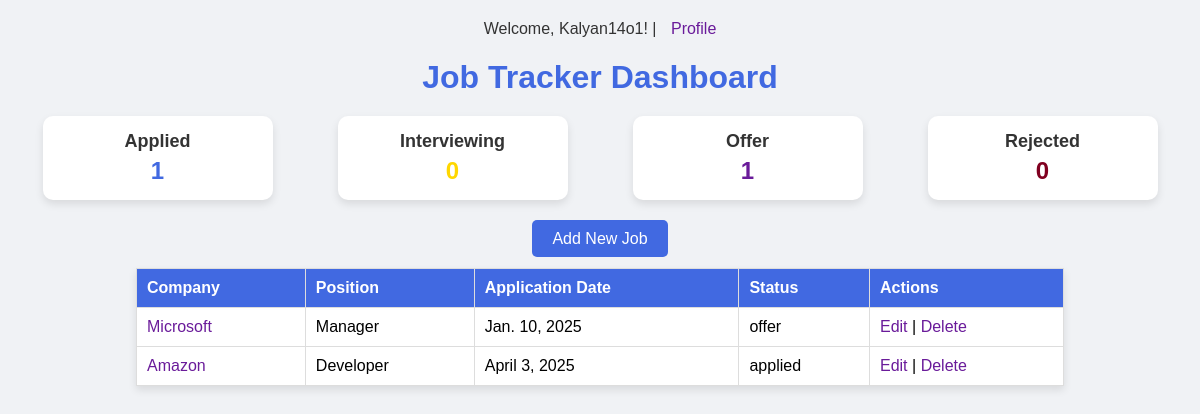
The app's page /jobs/ (signed in) with its own data.
### jobs/models.py (models this page shows, shortened)
class Job(models.Model):
    STATUS_CHOICES = (
        ('applied', 'Applied'),
        ('interview', 'Interviewing'),
        ('offer', 'Offer'),
        ('rejected', 'Rejected'),
    )
    company = models.CharField(max_length=100)
    position = models.CharField(max_length=100)
    application_date = models.DateField()
    status = models.CharField(max_length=20, choices=STATUS_CHOICES, default='applied')
    created_at = models.DateTimeField(auto_now_add=True)
    updated_at = models.DateTimeField(auto_now=True)

### jobs/views.py (the view)
# urls.py: path('', views.index, name='index'),
@login_required
def index(request):
    jobs = Job.objects.order_by('-created_at')
    status_counts = {
        'applied': Job.objects.filter(status='applied').count(),
        'interview': Job.objects.filter(status='interview').count(),
        'offer': Job.objects.filter(status='offer').count(),
        'rejected': Job.objects.filter(status='rejected').count(),
    }
    return render(request, 'jobs/index.html', {'jobs': jobs, 'status_counts': status_counts})

### jobs/templates/jobs/index.html (shortened to what this page needs)
<!DOCTYPE html>
<html>
<head>
</head>
<body>
    <div class="nav">
        {% if user.is_authenticated %}
            <p>Welcome, {{ user.username }}! | <a href="{% url 'jobs:profile' %}">Profile</a></p>
        {% else %}
            <p><a href="{% url 'login' %}">Login</a></p>
        {% endif %}
    </div>
    <h1>Job Tracker Dashboard</h1>
    <div class="status-boxes">
        <div class="status-box">
            <h3>Applied</h3>
            <p class="applied">{{ status_counts.applied }}</p>
        </div>
        <div class="status-box">
            <h3>Interviewing</h3>
            <p class="interview">{{ status_counts.interview }}</p>
        </div>
        <div class="status-box">
            <h3>Offer</h3>
            <p class="offer">{{ status_counts.offer }}</p>
        </div>
        <div class="status-box">
            <h3>Rejected</h3>
            <p class="rejected">{{ status_counts.rejected }}</p>
        </div>
    </div>
    <div class="add-job">
        <a href="{% url 'jobs:create' %}">Add New Job</a>
    </div>
    <table>
        <tr>
            <th>Company</th>
            <th>Position</th>
            <th>Application Date</th>
            <th>Status</th>
            <th>Actions</th>
        </tr>
        {% for job in jobs %}
        <tr>
            <td><a href="{% url 'jobs:show' job.id %}">{{ job.company }}</a></td>
            <td>{{ job.position }}</td>
            <td>{{ job.application_date }}</td>
            <td>{{ job.status }}</td>
            <td>
                <a href="{% url 'jobs:update' job.id %}">Edit</a> |
                <a href="{% url 'jobs:delete' job.id %}">Delete</a>
            </td>
        </tr>
        {% empty %}
        <tr><td colspan="5">No jobs found.</td></tr>
        {% endfor %}
    </table>
</body>
</html>

### jobs/templates/jobs/index.html (style rules this page uses)
body { font-family: 'Arial', sans-serif; background-color: #f0f2f5; margin: 0; padding: 20px; }
.nav { text-align: center; margin-bottom: 20px; }
.nav p { margin: 0; font-size: 16px; color: #333; }
.nav a { color: #6A1B9A; text-decoration: none; margin-left: 10px; }
h1 { text-align: center; color: #4169E1; margin-bottom: 20px; }
.status-boxes { display: flex; justify-content: space-around; flex-wrap: wrap; gap: 20px; margin-bottom: 30px; }
.status-box { background-color: #fff; border-radius: 10px; box-shadow: 0 4px 8px rgba(0, 0, 0, 0.1); width: 200px; padding: 15px; text-align: center; transition: transform 0.3s; }
.status-box h3 { margin: 0; font-size: 18px; color: #333; }
.status-box p { margin: 5px 0 0; font-size: 24px; font-weight: bold; }
.applied { color: #4169E1; }
.interview { color: #FFD700; }
.offer { color: #6A1B9A; }
.rejected { color: #800020; }
.add-job { text-align: center; margin-bottom: 20px; }
.add-job a { background-color: #4169E1; color: white; padding: 10px 20px; border-radius: 5px; text-decoration: none; transition: background-color 0.3s; }
table { width: 80%; margin: 0 auto; border-collapse: collapse; background-color: #fff; box-shadow: 0 4px 8px rgba(0, 0, 0, 0.1); }
th, td { padding: 10px; border: 1px solid #ddd; text-align: left; }
th { background-color: #4169E1; color: white; }
a { color: #6A1B9A; text-decoration: none; }

### records on screen
Job: company "Microsoft", position "Manager", application_date "Jan. 10, 2025", status "offer"
Job: company "Amazon", position "Developer", application_date "April 3, 2025", status "applied"

### other values on screen
{{ user.username }} "Kalyan14o1"
{{ status_counts.applied }} "1"
{{ status_counts.interview }} "0"
{{ status_counts.offer }} "1"
{{ status_counts.rejected }} "0"
